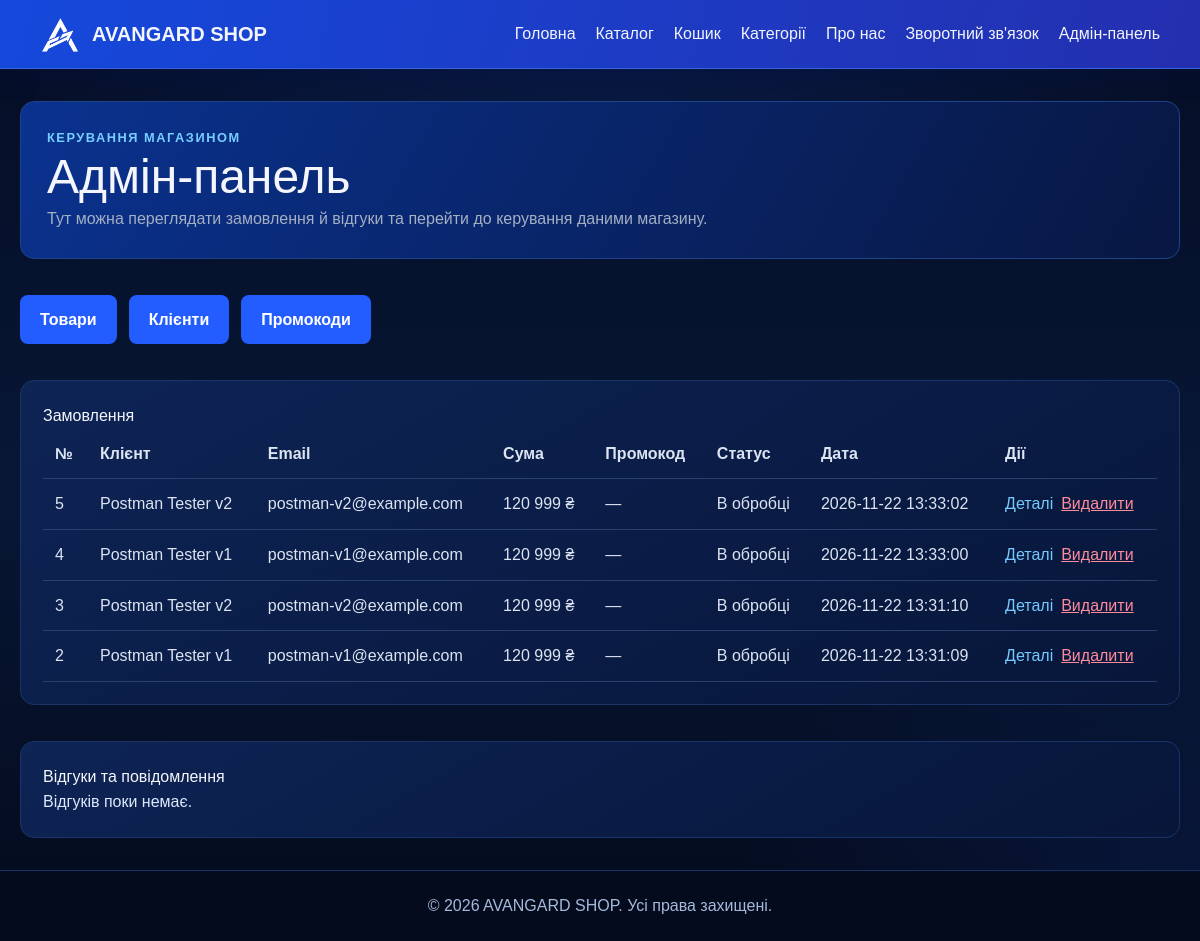
The page /admin/ on the database as committed earlier.
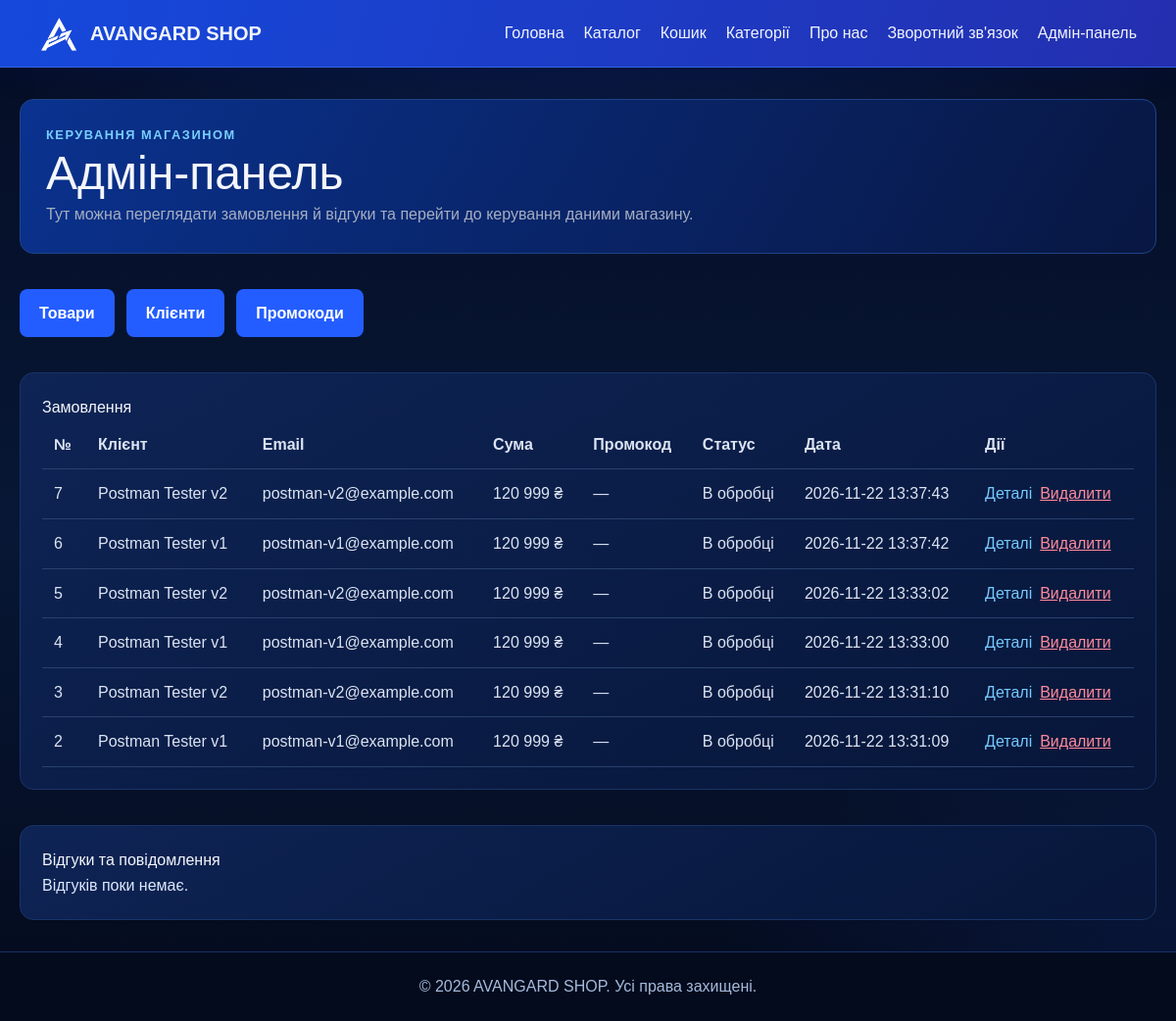
The same page on the database as committed later.
### tables this page shows
CREATE TABLE orders (
    id          INTEGER PRIMARY KEY AUTOINCREMENT,
    client_id   INTEGER,
    customer_name TEXT NOT NULL,
    email       TEXT NOT NULL,
    address     TEXT NOT NULL,
    total_price REAL NOT NULL CHECK (total_price >= 0),
    promo_code  TEXT NOT NULL DEFAULT '',
    discount_amount REAL NOT NULL DEFAULT 0 CHECK (discount_amount >= 0),
    status      TEXT NOT NULL,
    created_at  TEXT NOT NULL,
    FOREIGN KEY (client_id) REFERENCES clients (id) ON DELETE SET NULL
);

### routes/admin.py (the view)
@admin_bp.route('/')
def admin():
    return render_template(
        'admin.html',
        orders=models.get_orders(),
        feedback=models.get_feedback(),
    )

### app.py (called while the page is built)
@app.context_processor
def inject_globals():
    return {
        'current_year': datetime.now().year,
        'cart_count': sum(session.get('cart', {}).values()),
    }

### models.py (called while the page is built)
def get_db():
    if 'db' not in g:
        g.db = sqlite3.connect(current_app.config['DATABASE'])
        g.db.row_factory = sqlite3.Row
        g.db.execute('PRAGMA foreign_keys = ON')
    return g.db

def get_feedback():
    return get_db().execute('SELECT * FROM feedback ORDER BY id DESC').fetchall()

def get_orders():
    return get_db().execute('SELECT * FROM orders ORDER BY id DESC').fetchall()

### templates/admin.html (shortened to what the changed rows need)
{% extends "base.html" %}
{% block content %}
<section class="page-intro">
    <h1>Адмін-панель</h1>
</section>
<section class="catalog-section">
    <h2>Замовлення</h2>
    {% if orders %}
    <div class="overflow-x-auto">
        <table class="w-full border-collapse">
            <thead>
                <tr class="border-b border-gray-300 text-left">
                    <th class="p-3">№</th>
                    <th class="p-3">Клієнт</th>
                    <th class="p-3">Email</th>
                    <th class="p-3">Сума</th>
                    <th class="p-3">Промокод</th>
                    <th class="p-3">Статус</th>
                    <th class="p-3">Дата</th>
                    <th class="p-3">Дії</th>
                </tr>
            </thead>
            <tbody>
                {% for order in orders %}
                <tr class="border-b border-gray-200">
                    <td class="p-3">{{ order['id'] }}</td>
                    <td class="p-3">{{ order['customer_name'] }}</td>
                    <td class="p-3">{{ order['email'] }}</td>
                    <td class="p-3">
                        {{ "{:,.0f}".format(order['total_price']).replace(",", " ") }} ₴
                    </td>
                    <td class="p-3">
                        {% if order['promo_code'] %}
                            {{ order['promo_code'] }}
                            (−{{ "{:,.0f}".format(order['discount_amount']).replace(",", " ") }} ₴)
                        {% else %}
                            —
                        {% endif %}
                    </td>
                    <td class="p-3">{{ order['status'] }}</td>
                    <td class="p-3">{{ order['created_at'] }}</td>
                    <td class="p-3">
                        <div class="flex flex-wrap gap-2">
                            <a href="{{ url_for('admin.order_details', order_id=order['id']) }}">
                                Деталі
                            </a>
                            <form
                                action="{{ url_for('admin.delete_order', order_id=order['id']) }}"
                                method="post"
                                onsubmit="return confirm('Видалити замовлення №{{ order['id'] }}?')"
                            >
                                <button type="submit" class="text-red-700 underline">
                                    Видалити
                                </button>
                            </form>
                        </div>
                    </td>
                </tr>
                {% endfor %}
            </tbody>
        </table>
    </div>
    {% else %}
    <p>Замовлень поки немає.</p>
    {% endif %}
</section>
<section class="catalog-section">
    <h2>Відгуки та повідомлення</h2>
</section>
{% endblock %}

Rows that differ between the two databases and show on the page:
added orders: id "7", customer_name "Postman Tester v2", email "postman-v2@example.com", total_price "120 999", status "В обробці", created_at "2026-11-22 13:37:43"
added orders: id "6", customer_name "Postman Tester v1", email "postman-v1@example.com", total_price "120 999", status "В обробці", created_at "2026-11-22 13:37:42"
